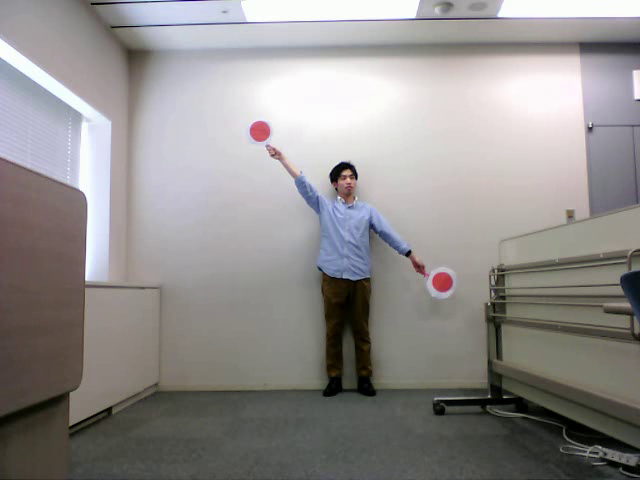
#> input picture frame 30 of marker_key.avi, 640 x 480 px, given in place of video_0013.avi, which was not available
$ python avi_to_png.py
#> lines starting #> are read from the running program, lines starting #| are printed output that depends on the picture
#######################################
##                                   ##
##  動画ファイルから画像ファイルへ変換  ##
##                                   ##
#######################################
import numpy as np
import cv2

# ファイル読み込み
cap = cv2.VideoCapture('video_0013.avi')
# フレーム読み込み
ret, frame = cap.read()
#> frame is the input picture: shape (480, 640, 3); mean B, G, R 141.3, 142.3, 145.4
cnt = 0

while(True):
    # フレームに何もないなら終了
    if frame is None:
        print("FINISH!!")
        break
    # グレースケール化
    gray = cv2.cvtColor(frame, cv2.COLOR_BGR2GRAY)
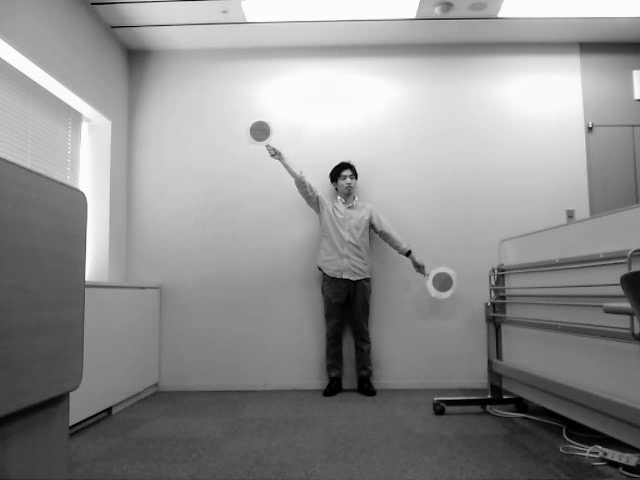
#> gray: shape (480, 640); min 0, max 255, mean 143.1

    # イメージ表示
    cv2.imshow('frame',gray)

    # キーボード確認
    key = cv2.waitKey(1)
#> (key q is pressed here)
    if key == ord('q'):
        # Qが押されたら終了
        break
    elif key == ord('n'):
        # Nが押されたら次のフレーズへ
        ret, frame = cap.read()
    elif key == ord('s'):
        # Sが押されたら画像保存
        file_name = str(cnt) + ".png"
        cv2.imwrite(file_name, gray)
        cnt += 1


cap.release()
cv2.destroyAllWindows()

$ run again, starting later in the video
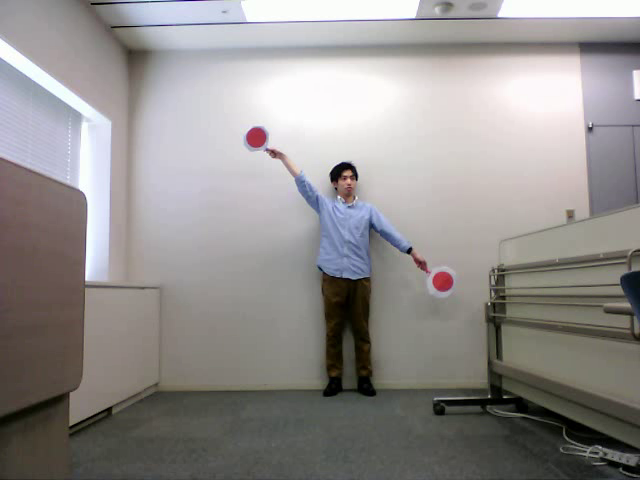
#> input picture frame 241 of marker_key.avi, 640 x 480 px, given in place of video_0013.avi, which was not available
#> frame is the input picture: shape (480, 640, 3); mean B, G, R 141.2, 142.7, 145.9
#> `gray = cv2.cvtColor(frame, cv2.COLOR_BGR2GRAY)`:
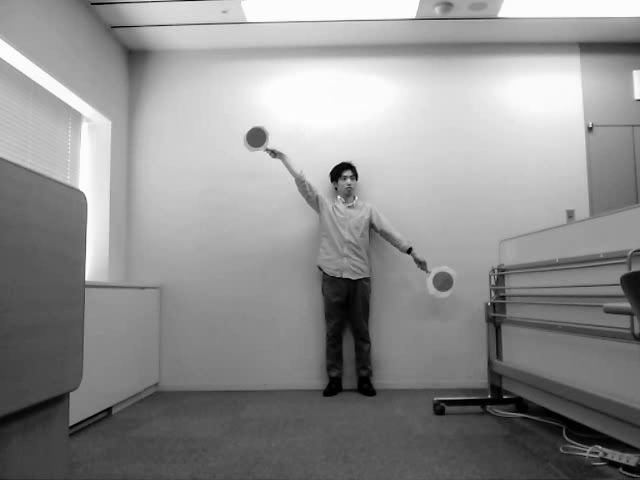
#> gray: shape (480, 640); min 0, max 255, mean 143.5
